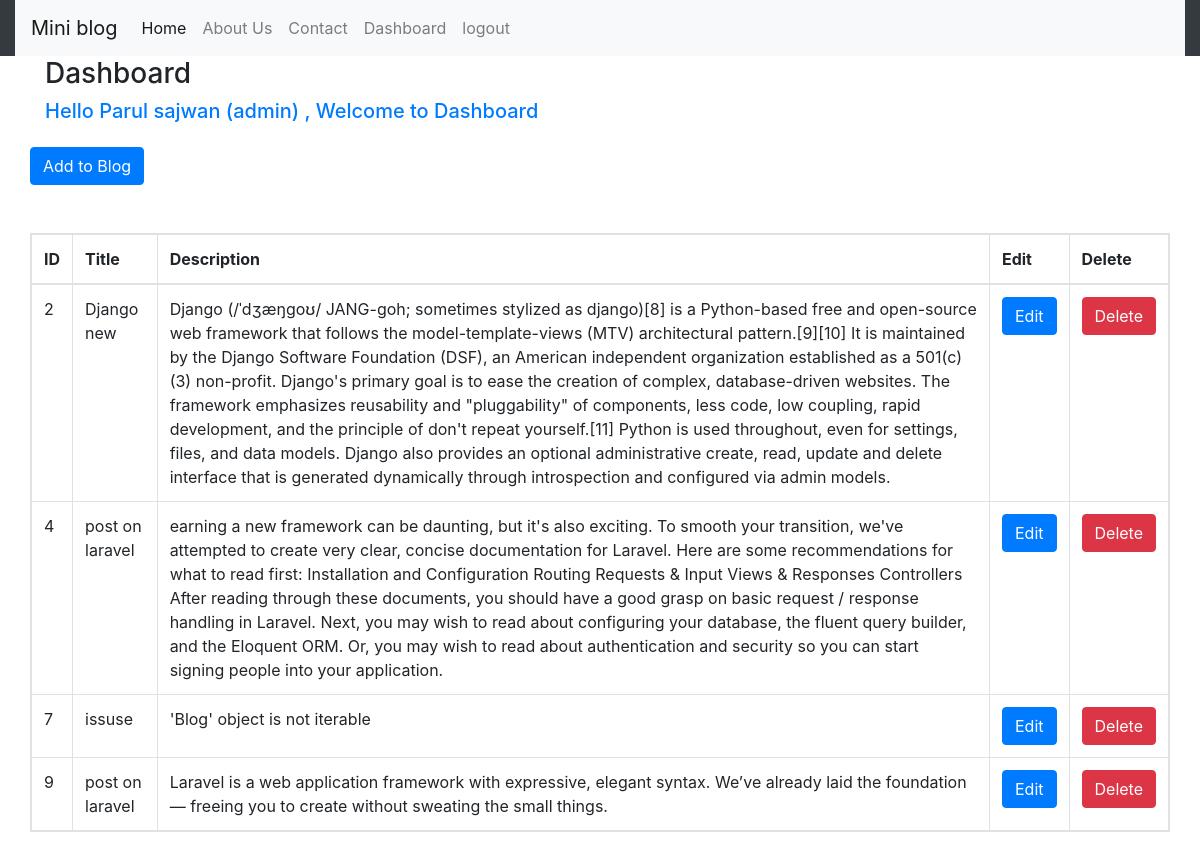
/dashboard/ (signed in), run on the app's committed database.
### blog/models.py (models this page shows, shortened)
class Blog(models.Model):
    title=models.CharField(max_length=100)
    description=models.TextField()

### blog/views.py (the view)
# urls.py: path('dashboard/',views.dashboard , name="dashboard"),
def dashboard(request):
    if request.user.is_authenticated:
        reqUser=request.user
        full_name=reqUser.get_full_name()
        grps=reqUser.groups.all()
        data=Blog.objects.all()
        return render(request,"blog/dashboard.html",{'user':full_name,'data':data,'groups':grps})
    else:
        return HttpResponseRedirect('/login/')

### blog/templates/blog/dashboard.html (shortened to what this page needs)
{% extends 'blog/base.html'%}
{% load static %}
{% block side %}
<div class="container">
    <h3>Dashboard</h3>
    <h5 class='text-primary'>Hello {{user}}{% for group in groups %} ({{group}}) {% endfor %}, Welcome to Dashboard</h5>
</div>
{% endblock side %}
{% block content %}
<a href="{% url 'addblog' %}" class="btn btn-primary mt-3"> Add to Blog</a>
{% if data %}
    <table id="myTable" class="table table-hover table-bordered table-responsive mt-5" style="width:100%">
        <thead>
            <tr>
                <th>ID</th>
                <th>Title</th>
                <th>Description</th>
                <th>Edit</th>
                {% if perms.blog.delete_post %}
                <th>Delete</th>
                {% endif %}
            </tr>
        </thead>
        <tbody>
            {% for d in data %}
            <tr>
                <td>{{d.id}}</td>
                <td>{{d.title}}</td>
                <td>{{d.description}}</td>
                <td><a href="{% url 'updateblog' d.id%}" class="btn btn-primary ">Edit</a></td>
                {% if perms.blog.delete_post %}
                <td><a href="{% url 'deleteblog' d.id %}" class="btn btn-danger">Delete</a></td>
                {% endif %}
            </tr>
            {% endfor %}
        </tbody>
    </table>
{% else %}
<p class=text-info >No records found </p>
{% endif %}
{% endblock content %}

### data on the page
Blog: id "2", title "Django new", description "Django (/ˈdʒæŋɡoʊ/ JANG-goh; sometimes stylized as django)[8] is a Python-based free and open-source web framework that follows the model-template-views (MTV) architectural pattern.[9][10] It is maintained by the Django Software Foundation (DSF), an American independent organization established as a 501(c)(3) non-profit. Django's primary goal is to ease the creation of complex, database-driven websites. The framework emphasizes reusability and \"pluggability\" of components, less code, low coupling, rapid development, and the principle of don't repeat yourself.[11] Python is used throughout, even for settings, files, and data models. Django also provides an optional administrative create,…"
Blog: id "4", title "post on laravel", description "earning a new framework can be daunting, but it's also exciting. To smooth your transition, we've attempted to create very clear, concise documentation for Laravel. Here are some recommendations for what to read first: Installation and Configuration Routing Requests & Input Views & Responses Controllers After reading through these documents, you should have a good grasp on basic request / response handling in Laravel. Next, you may wish to read about configuring your database, the fluent query builder, and the Eloquent ORM. Or, you may wish to read about authentication and security so you can start signing people into your application."
Blog: id "7", title "issuse", description "'Blog' object is not iterable"
Blog: id "9", title "post on laravel", description "Laravel is a web application framework with expressive, elegant syntax. We’ve already laid the foundation — freeing you to create without sweating the small things."

### other printed values
{{ user }} "Parul sajwan"
{{ group }} "admin"
